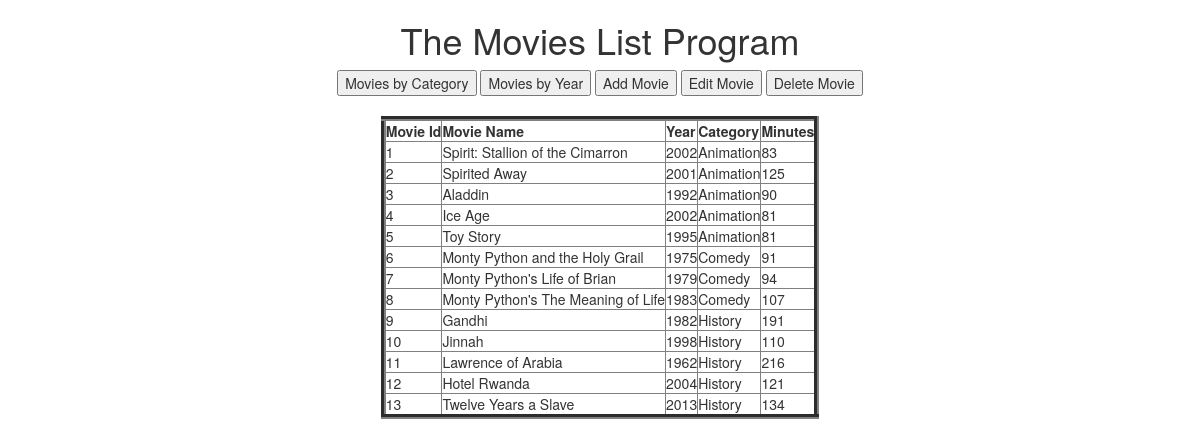
Page /year on the earlier database version.
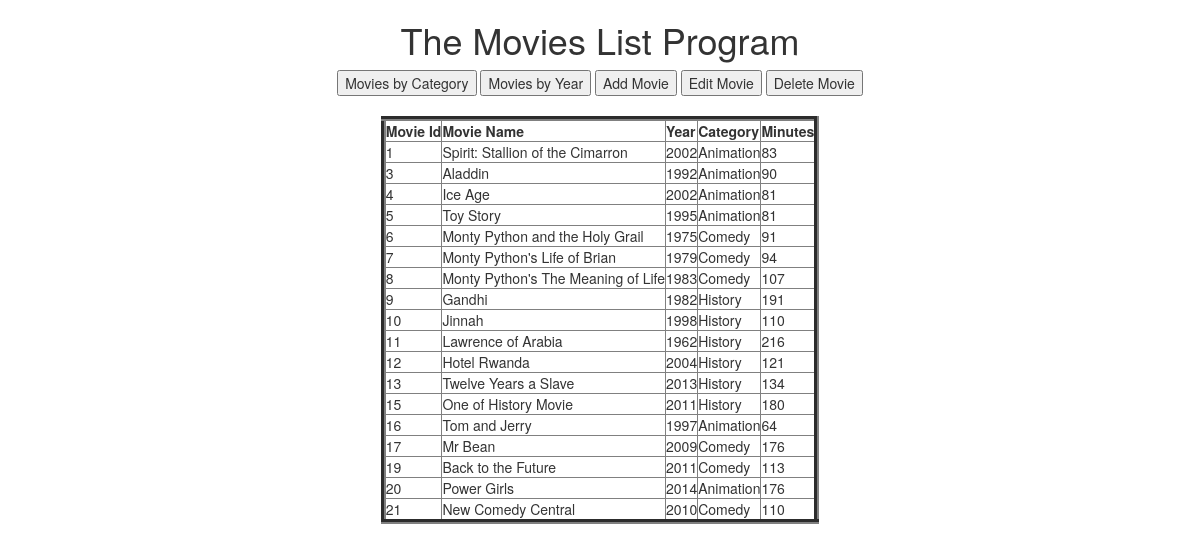
Same page on the later database version.
### tables this page shows
CREATE TABLE Movie(
    movieID     INTEGER PRIMARY KEY     NOT NULL,
    categoryID  INTEGER                 NOT NULL,
    name        TEXT                    NOT NULL,
    year        INTEGER                 NOT NULL,
    minutes     INTEGER                 NOT NULL,
    FOREIGN KEY(categoryID) REFERENCES Category(categoryID)
);

CREATE TABLE Category (
    categoryID   INTEGER PRIMARY KEY     NOT NULL,
    name         TEXT                    NOT NULL
);

### app.py (the view)
    @app.route('/year')
    def moviesByYear():
        allMoviesByYear = list_movies_by_all_year()
        return render_template('movies_by_year.html', content=allMoviesByYear)

### db.py (called while the page is built)
def connect():
    global conn
    if not conn:
        DB_FILE = "db/movies.sqlite"
        conn = sqlite3.connect(DB_FILE)
        conn.row_factory = sqlite3.Row

def make_category(row):
    return Category(row["categoryID"], row["categoryName"])

def make_movie(row):
    return Movie(row["movieID"], row["name"], row["year"], row["minutes"],
            make_category(row))

def get_movies_by_all_year():
    query = '''SELECT movieID, Movie.name, year, minutes,
                      Movie.categoryID as categoryID,
                      Category.name as categoryName
               FROM Movie JOIN Category
                      ON Movie.categoryID = Category.categoryID'''
    with closing(conn.cursor()) as c:
        c.execute(query)
        results = c.fetchall()
    movies = []
    for row in results:
        movies.append(make_movie(row))
    return movies

### movies.py (called while the page is built)
def list_movies_by_all_year():
    db.connect()
    movies = db.get_movies_by_all_year()
    return(movies)

### templates/movies_by_year.html (shortened to what this page needs)
{% extends "bootstrap/base.html" %}
{% import "bootstrap/wtf.html" as wtf %}
{% import "bootstrap/fixes.html" as fixes %}
{% import "bootstrap/utils.html" as util %}
{% import "header.html" as header%}
{% block content %}
{{header}}
<table align="center" border="5" cellpadding="5" cellspacing="5">
    <tr>
        <th>Movie Id</th>
        <th>Movie Name</th>
        <th>Year</th>
        <th>Category</th>
        <th>Minutes</th>
    </tr>
    {%- for data in content %}
        <tr>
            <td>{{data.id}}</td>
            <td>{{data.name}}</td>
            <td>{{data.year}}</td>
            <td>{{data.category.name}}</td>
            <td>{{data.minutes}}</td>
        </tr>
    {%- endfor %}
</table>
{% endblock %}
{% block head %}
{{super()}}
{% endblock %}

Differences in the rows shown:
no longer on this page (row edited): Movie: id "2", name "Spirited Away", year "2001", category.name "Animation", minutes "125"
added Movie: id "15", name "One of History Movie", year "2011", category.name "History", minutes "180"
added Movie: id "16", name "Tom and Jerry", year "1997", category.name "Animation", minutes "64"
added Movie: id "17", name "Mr Bean", year "2009", category.name "Comedy", minutes "176"
added Movie: id "19", name "Back to the Future", year "2011", category.name "Comedy", minutes "113"
added Movie: id "20", name "Power Girls", year "2014", category.name "Animation", minutes "176"
added Movie: id "21", name "New Comedy Central", year "2010", category.name "Comedy", minutes "110"
